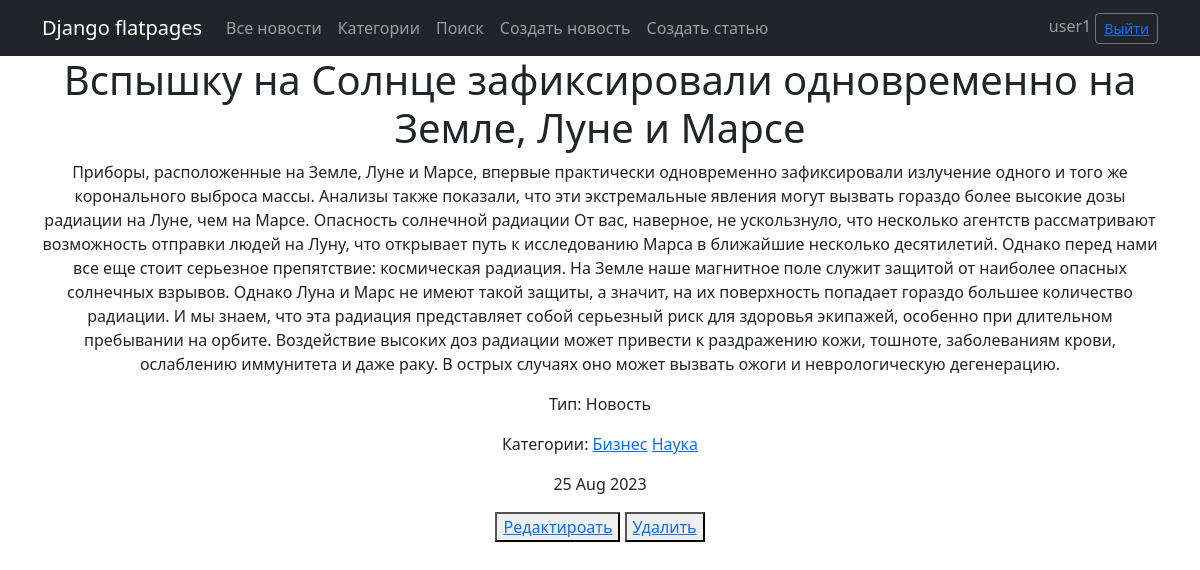
Screenshot of /news/74 (signed in) with the database file from the repository.
### news/models.py (models this page shows, shortened)
class Post(models.Model):
    news = 'N'
    article = 'A'
    POSITIONS = [
        (news, 'Новость'),
        (article, 'Статья')
    ]
    author = models.ForeignKey(Author, on_delete=models.CASCADE)
    select = models.CharField(max_length=1, choices=POSITIONS, default=news)
    datetime = models.DateTimeField(auto_now_add=True)
    title = models.CharField(max_length=255)
    text = models.TextField()
    category = models.ManyToManyField(Category)
    rating = models.IntegerField(default=0)

class Category(models.Model):
    name = models.CharField(max_length=64, unique=True)
    subscribers = models.ManyToManyField(User)  # related_name='categories'

### news/views.py (the view)
# urls.py: path('<int:pk>', PostDetail.as_view(), name='post_detal'),
class PostDetail(LoginRequiredMixin, DetailView):
    model = Post
    template_name = 'new.html'
    context_object_name = 'post'

### news/templatetags/custom_filters.py (called while the page is built)
@register.filter()
def type_filter(value):
    for a in Post.POSITIONS:
        if a[0] == value:
            return a[1]
    return None

@register.filter()
def censor(value):
    def check_word(word):
        for j in range(0, len(word_list)):
            if word.lower() == word_list[j]:
                new_word = word[0]
                for k in range(1, len(word)):
                    new_word += '*'
                word = new_word
        return word
    if type(value) != str:
        return 'Ошибка: "value" не строка!'
    s = ''
    i = 0
    new_word = ''
    while i < len(value):
        c = value[i]
        if (c != ' ') and (c != '.') and (c != ',') and (c != '!') and (c != '?') and (c != ' '):
            new_word += c
        else:
            if new_word != '':
                s = s + check_word(new_word) + c
                new_word = ''
            else:
                s += c
        i += 1
    if new_word != '':
        s = s + check_word(new_word)
    return s

### templates/new.html (shortened to what this page needs)
{% extends 'flatpages/default.html' %}
{% load custom_filters %}
{% block content %}
<h1>{{ post.title|censor }}</h1>
<p>{{ post.text|censor }}</p>
<p>Тип: {{ post.select|type_filter }}</p>
<p>Категории: {% for category in post.category.all %}<a href="{% url 'categories_filter' category.pk %}">{{ category.name }}</a> {% endfor %}</p>
<p>{{ post.datetime|date:'d M Y' }}</p>
<button> <a href="{% url 'news_edit' post.pk %}">Редактироать</a> </button>
<button> <a href="{% url 'post_delete' post.pk %}">Удалить</a> </button>
{% endblock content %}

### templates/flatpages/default.html (shortened to what this page needs)
<!DOCTYPE html>
<html lang="en">
    <head>
        {% load static %}
        <link href="{% static 'css/styles.css' %}" rel="stylesheet" />
    </head>
    <body>
        <nav class="navbar navbar-expand-lg navbar-dark bg-dark static-top">
           <div class="container">
               <a class="navbar-brand" href="#">Django flatpages</a>
               <div class="collapse navbar-collapse" id="navbarResponsive">
                   <ul class="navbar-nav ml-auto">
                       <li class="nav-item">
                           <a class="nav-link" href="/news">Все новости</a>
                       </li>
                       <li class="nav-item">
                           <a class="nav-link" href="/news/categories/">Категории</a>
                       </li>
                       <li class="nav-item">
                           <a class="nav-link" href="/news/search/">Поиск</a>
                       </li>
                       <li class="nav-item">
                           <a class="nav-link" href="/news/create/">Создать новость</a>
                       </li>
                       <li class="nav-item">
                           <a class="nav-link" href="/articles/create/">Создать статью</a>
                       </li>
                   </ul>
               </div>
               <form class="form-inline">
               <span class="navbar-text">
                   {{request.user.username}}
               </span>
               <button class="btn btn-sm btn-outline-secondary" type="button"> <a href="/sign/logout/">Выйти</a> </button>
               </form>
           </div>
        </nav>
        <div class="container">
           <div class="row">
               <div class="col-lg-12 text-center">
                   {% block content %}{% endblock content %}
               </div>
           </div>
        </div>
    </body>
</html>

### rows the page displays
Post: title|censor "Вспышку на Солнце зафиксировали одновременно на Земле, Луне и Марсе", text|censor "Приборы, расположенные на Земле, Луне и Марсе, впервые практически одновременно зафиксировали излучение одного и того же коронального выброса массы. Анализы также показали, что эти экстремальные явления могут вызвать гораздо более высокие дозы радиации на Луне, чем на Марсе. Опасность солнечной радиации От вас, наверное, не ускользнуло, что несколько агентств рассматривают возможность отправки людей на Луну, что открывает путь к исследованию Марса в ближайшие несколько десятилетий. Однако перед нами все еще стоит серьезное препятствие: космическая радиация. На Земле наше магнитное поле служит защитой от наиболее опасных солнечных взрывов. Однако Луна и Марс не имеют такой защиты, а значит,…", select|type_filter "Новость", datetime "25 Aug 2023"
Category: name "Бизнес"
Category: name "Наука"

### other values shown
{{ request.user.username }} "user1"
